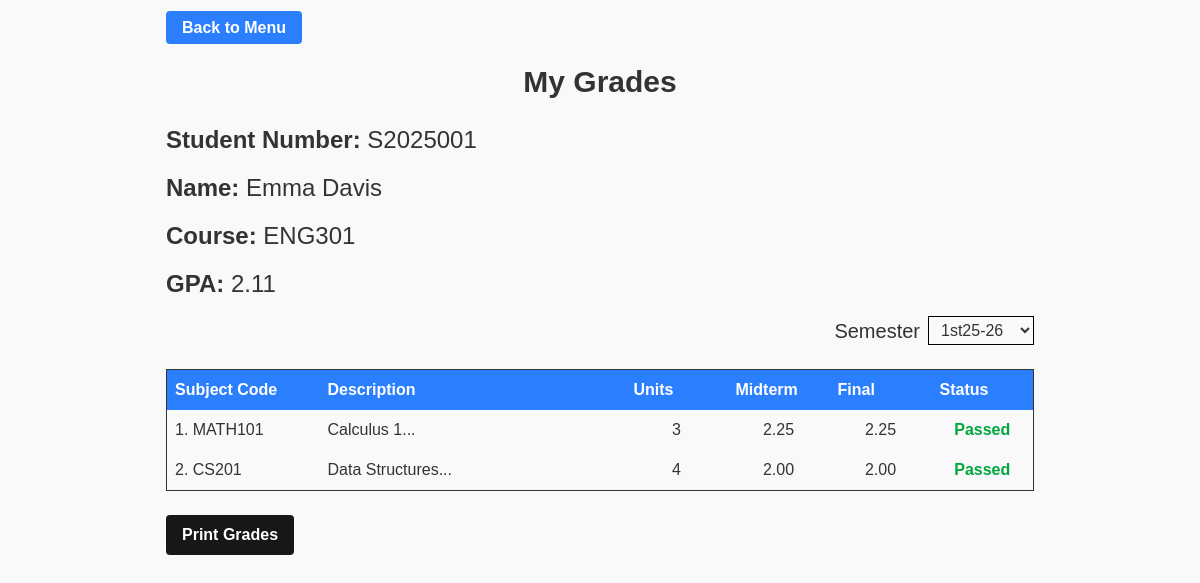
/student/grades.php (signed in), run on the app's committed database.
### tables this page shows
CREATE TABLE IF NOT EXISTS `students` (
  `student_id` int NOT NULL AUTO_INCREMENT,
  `student_number` varchar(50) NOT NULL DEFAULT '0',
  `name` varchar(100) NOT NULL DEFAULT '0',
  `gender` varchar(10) NOT NULL DEFAULT 'Male',
  `course_id` int NOT NULL DEFAULT '0',
  PRIMARY KEY (`student_id`),
  KEY `FK_students_courses` (`course_id`),
  CONSTRAINT `FK_students_courses` FOREIGN KEY (`course_id`) REFERENCES `courses` (`course_id`) ON DELETE CASCADE ON UPDATE CASCADE
);

CREATE TABLE IF NOT EXISTS `courses` (
  `course_id` int NOT NULL AUTO_INCREMENT,
  `code` varchar(50) DEFAULT NULL,
  `name` varchar(100) DEFAULT NULL,
  PRIMARY KEY (`course_id`)
);

CREATE TABLE IF NOT EXISTS `subjects` (
  `id` int NOT NULL AUTO_INCREMENT,
  `code` varchar(50) DEFAULT NULL,
  `description` text,
  `days` varchar(50) DEFAULT NULL,
  `time` varchar(50) DEFAULT NULL,
  `room_id` int DEFAULT NULL,
  `teacher_id` int DEFAULT NULL,
  `price_unit` int DEFAULT NULL,
  `units` int DEFAULT NULL,
  PRIMARY KEY (`id`),
  KEY `FK_subjects_rooms` (`room_id`),
  KEY `FK_subjects_teachers` (`teacher_id`),
  CONSTRAINT `FK_subjects_rooms` FOREIGN KEY (`room_id`) REFERENCES `rooms` (`id`) ON DELETE CASCADE ON UPDATE CASCADE,
  CONSTRAINT `FK_subjects_teachers` FOREIGN KEY (`teacher_id`) REFERENCES `teachers` (`id`) ON DELETE CASCADE ON UPDATE CASCADE
);

CREATE TABLE IF NOT EXISTS `student_subjects` (
  `id` int NOT NULL AUTO_INCREMENT,
  `subject_id` int DEFAULT NULL,
  `student_id` int DEFAULT NULL,
  `semester_id` int DEFAULT NULL,
  `midterm_grade` decimal(20,6) DEFAULT NULL,
  `final_course_grade` decimal(20,6) DEFAULT NULL,
  PRIMARY KEY (`id`),
  KEY `FK_student_subjects_semesters` (`semester_id`),
  KEY `FK_student_subjects_students` (`student_id`),
  KEY `FK_student_subjects_subjects` (`subject_id`),
  CONSTRAINT `FK_student_subjects_semesters` FOREIGN KEY (`semester_id`) REFERENCES `semesters` (`id`) ON DELETE CASCADE ON UPDATE CASCADE,
  CONSTRAINT `FK_student_subjects_students` FOREIGN KEY (`student_id`) REFERENCES `students` (`student_id`) ON DELETE CASCADE ON UPDATE CASCADE,
  CONSTRAINT `FK_student_subjects_subjects` FOREIGN KEY (`subject_id`) REFERENCES `subjects` (`id`) ON DELETE CASCADE ON UPDATE CASCADE
);

### student/grades.php (the view, shortened to what this page needs)
<?php
require('../partials/head.php');
$user = $_SESSION['user'];
$stmt = $connection->prepare("
select s.student_id, s.student_number, s.name as student_name, c.code as course_name
from students s
left join courses c on s.course_id = c.course_id
where s.student_number = ?;
");
$stmt->execute([$user['name']]);
$student = $stmt->fetch();
$stmt = $connection->prepare("select * from semesters order by id");
$stmt->execute();
$semesters = $stmt->fetchAll();
$current_semester = $_GET['semester'] ?? ($semesters[0]['code'] ?? '1st25-26');
$stmt = $connection->prepare("
select sub.id, sub.code, sub.description, sub.days, sem.code as semester_code, sub.time, r.name as room_name, t.name as teacher_name, sub.price_unit, sub.units, ss.midterm_grade, ss.final_course_grade
from students s
join student_subjects ss on ss.student_id = s.student_id
join subjects sub on ss.subject_id = sub.id
join semesters sem on ss.semester_id = sem.id
join rooms r on r.id = sub.room_id
join teachers t on t.id = sub.teacher_id
where s.student_number = ? and sem.code = ?;
");
$stmt->execute([$user['name'], $current_semester]);
$student_subjects = $stmt->fetchAll();
$total_points = 0;
$total_units = 0;
foreach ($student_subjects as $subject) {
    if ($subject['final_course_grade'] > 0) {
        $total_points += $subject['final_course_grade'] * $subject['units'];
        $total_units += $subject['units'];
    }
}
$gpa = $total_units > 0 ? number_format($total_points / $total_units, 2) : '0.00';
?>
<body class="flex justify-content flex-col items-center">
    <div class="w-full md:max-w-3/4 mx-auto px-4">
        <button class="mt-4">
            <a href="index.php" class="bg-blue-500 mt-6 w-40 cursor-pointer text-white font-bold py-2 px-4 rounded">Back
                to Menu</a>
        </button>
        <h1 class="text-3xl font-bold mt-6 text-center">My Grades</h1>
        <div class="flex flex-col gap-4 mb-6 mt-6">
            <h1 class="text-2xl font-bold">Student Number: <span
                    class="font-normal"><?= $student['student_number'] ?></span></h1>
            <h1 class="text-2xl font-bold">Name: <span class="font-normal"><?= $student['student_name'] ?></span></h1>
            <h1 class="text-2xl font-bold">Course: <span class="font-normal"><?= $student['course_name'] ?></span></h1>
            <h1 class="text-2xl font-bold">GPA: <span class="font-normal"><?= $gpa ?></span></h1>
            <div class="flex flex-col sm:flex-row items-start sm:items-center gap-2 sm:justify-end w-full">
                <h1 class="text-lg sm:text-xl">Semester</h1>
                <select name="semester" id="semester_select" onchange="changeSemester(this.value)"
                    class="py-1 px-2 border border-black w-full sm:w-auto">
                    <?php foreach ($semesters as $semester) : ?>
                        <option value="<?= $semester['code'] ?>"
                            <?= $semester['code'] === $current_semester ? 'selected' : '' ?>>
                            <?= $semester['code'] ?>
                        </option>
                    <?php endforeach; ?>
                </select>
            </div>
        </div>
        <div class="overflow-x-auto">
            <table class="w-full border-collapse border">
                <thead>
                    <tr class="bg-blue-500 text-white">
                        <th class="px-2 py-2 text-left min-w-[150px]">Subject Code</th>
                        <th class="px-2 py-2 text-left min-w-[300px]">Description</th>
                        <th class="px-2 py-2 text-left min-w-[100px]">Units</th>
                        <th class="px-2 py-2 text-left min-w-[100px]">Midterm</th>
                        <th class="px-2 py-2 text-left min-w-[100px]">Final</th>
                        <th class="px-2 py-2 text-left min-w-[100px]">Status</th>
                    </tr>
                </thead>
                <tbody>
                    <?php if (empty($student_subjects)) : ?>
                        <tr>
                            <td colspan="6" class="px-2 py-8 text-center text-gray-500">
                                No subjects enrolled for this semester.
                            </td>
                        </tr>
                    <?php else : ?>
                        <?php foreach ($student_subjects as $key => $subject) : ?>
                            <tr class="hover:bg-gray-100">
                                <td class="px-2 py-2"><?= ($key + 1) . ". " . $subject['code'] ?? '' ?></td>
                                <td class="px-2 py-2"><?= substr($subject['description'] ?? '', 0, 100) . '...' ?></td>
                                <td class="px-2 py-2 text-center"><?= $subject['units'] ?? '' ?></td>
                                <td class="px-2 py-2 text-center">
                                    <?= $subject['midterm_grade'] != '0.00' ? number_format((float)$subject['midterm_grade'], 2) : '-' ?>
                                </td>
                                <td class="px-2 py-2 text-center">
                                    <?= $subject['final_course_grade'] != '0.00' ? number_format((float)$subject['final_course_grade'], 2) : '-' ?>
                                </td>
                                <td class="px-2 py-2 text-center">
                                    <?php
                                    $final_grade = (float)$subject['final_course_grade'];
                                    if ($final_grade >= 1.0 && $final_grade <= 3.0) {
                                        echo '<span class="text-green-600 font-bold">Passed</span>';
                                    } elseif ($final_grade > 3.0) {
                                        echo '<span class="text-red-600 font-bold">Failed</span>';
                                    } else {
                                        echo '<span class="text-gray-500">Pending</span>';
                                    }
                                    ?>
                                </td>
                            </tr>
                        <?php endforeach; ?>
                    <?php endif; ?>
                </tbody>
            </table>
        </div>
        <div class="flex flex-col sm:flex-row gap-2 items-center justify-center md:justify-start mt-6">
            <a target="_blank"
                class="bg-neutral-900 cursor-pointer text-white font-bold py-2 px-4 rounded w-full sm:w-auto"
                href="../grades/print.php?semester=<?= $current_semester ?>&student=<?= $student['student_number'] ?>">Print
                Grades</a>
        </div>
    </div>
</body>
<?php
require('../partials/footer.php')
?>

### partials/head.php (style rules this page uses)
html, body { height: 100%; margin: 0; padding: 0; font-family: sans-serif; font-weight: 100; background-color: #f9f9f9; color: #333; box-sizing: border-box; }

### data on the page
students: student_number "S2025001", name "Emma Davis", course.code "ENG301"
subjects: code "1. MATH101", description "Calculus 1", units "3", student_subjects.midterm_grade "2.25", student_subjects.final_course_grade "2.25"
subjects: code "2. CS201", description "Data Structures", units "4", student_subjects.midterm_grade "2.00", student_subjects.final_course_grade "2.00"

### other printed values
$gpa "2.11"
form field semester "1st25-26"
